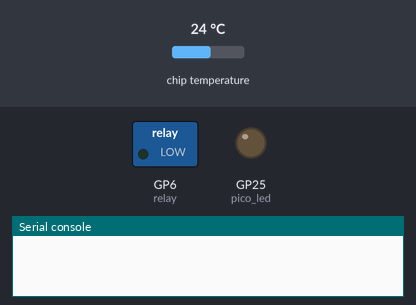
The program below on a simulated Raspberry Pi Pico running MicroPython. Parts: switched loads named in the program (green lamp = pin HIGH), output pins drawn as LEDs (lit = HIGH), the last lines printed to the serial console. The inputs (shaded band) are chosen by the test bench; at power-on: chip temperature 24 °C. WiFi joins after 1.5 s; one TCP client connects 1 s after the port opens and stays connected.

Above: at 0.1 s.
At 12.1 s:
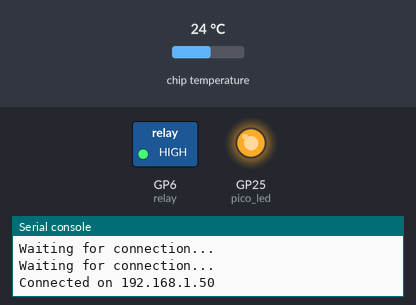
Timing chart, 0 to 13.6 s (numbered marks = the images above):
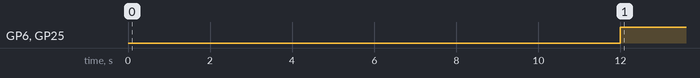

The program:

main.py
```python
import web_server
import time
import machine

time.sleep(10)
try:
    ip = web_server.connect()
    connection = web_server.open_socket(ip)
    web_server.serve(connection)
except KeyboardInterrupt:
    machine.reset()
```

web_server.py
```python
import network
import socket
from time import sleep
import machine
import credentials

pico_led = machine.Pin("LED", machine.Pin.OUT)
relay = machine.Pin(6, machine.Pin.OUT)


def findTemperature():
    sensor_temp = machine.ADC(4)
    conversion_factor = 3.3 / (65535)
    return 27 - ((sensor_temp.read_u16() * conversion_factor) - 0.706)/0.001721


def connect():
    # Connect to WLAN
    wlan = network.WLAN(network.STA_IF)
    wlan.active(True)
    wlan.connect(credentials.ssid, credentials.password)
    while wlan.isconnected() == False:
        print('Waiting for connection...')
        sleep(1)
    ip = wlan.ifconfig()[0]
    print(f'Connected on {ip}')
    return ip


def open_socket(ip):
    # Open a socket
    address = (ip, 80)
    connection = socket.socket()
    connection.bind(address)
    connection.listen(1)
    return connection


def webpage(temperature, state, mode):
    # Template HTML
    page = open("index.html", "r")
    html = page.read()
    page.close()
    html = str(html).replace("{temperature}", str(temperature))
    if state == 0:
        html = str(html).replace("{state}", "OFF")
    else:
        html = str(html).replace("{state}", "ON")
    html = html.replace("{mode}", str(mode))
    return html


def serve(connection):
    # Start a web server
    mode = 'Thermostat'
    pico_led.off()
    relay.off()
    while True:
        # Temperature Control
        temperature = findTemperature()
        if mode == 'Thermostat':
            if temperature < 25:
                pico_led.on()
                relay.on()
            elif temperature > 27:
                pico_led.off()
                relay.off()
        connection.settimeout(60)
        try:
            client = connection.accept()[0]
            request = client.recv(1024)
            request = str(request)
            try:
                request = request.split()[1]
            except IndexError:
                pass

            # Web server
            if request == '/heatingon?':
                pico_led.on()
                relay.on()
                mode = 'Manual On'
            elif request == '/heatingoff?':
                pico_led.off()
                relay.off()
                mode = 'Manual Off'
            elif request == '/thermostat?':
                mode = 'Thermostat'

            html = webpage(temperature, relay.value(), mode)
            client.send(html)
            client.close()
        except OSError:
            pass
```

credentials.py
```python
ssid = 'ssid goes here'
password = 'password goes here'
```

Measured:
- by itself, GP6 (relay), GP25 (pico_led): LOW → HIGH at 12.0 s
